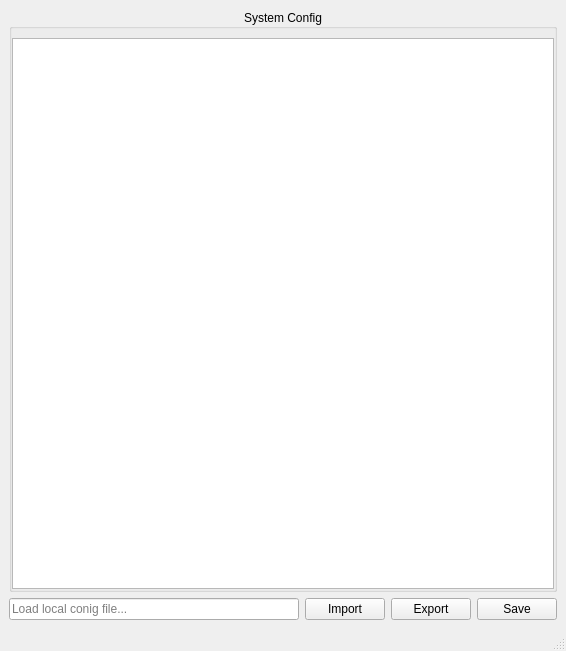
<?xml version="1.0" encoding="UTF-8"?>
<ui version="4.0">
 <class>MainWindow</class>
 <widget class="QMainWindow" name="MainWindow">
  <property name="geometry">
   <rect>
    <x>0</x>
    <y>0</y>
    <width>566</width>
    <height>651</height>
   </rect>
  </property>
  <property name="windowTitle">
   <string>System Config</string>
  </property>
  <widget class="QWidget" name="centralwidget">
   <layout class="QVBoxLayout" name="verticalLayout" stretch="7,1">
    <item>
     <widget class="QGroupBox" name="groupBox">
      <property name="title">
       <string>System Config</string>
      </property>
      <property name="alignment">
       <set>Qt::AlignCenter</set>
      </property>
      <layout class="QHBoxLayout" name="horizontalLayout_3">
       <property name="leftMargin">
        <number>0</number>
       </property>
       <property name="topMargin">
        <number>9</number>
       </property>
       <property name="rightMargin">
        <number>0</number>
       </property>
       <property name="bottomMargin">
        <number>0</number>
       </property>
       <item>
        <widget class="QTreeViewConfig" name="tree_view_config">
         <property name="sortingEnabled">
          <bool>false</bool>
         </property>
         <property name="expandsOnDoubleClick">
          <bool>true</bool>
         </property>
        </widget>
       </item>
      </layout>
     </widget>
    </item>
    <item>
     <layout class="QHBoxLayout" name="horizontalLayout_2" stretch="14,2,0,0">
      <item>
       <widget class="QLineEdit" name="file_edit">
        <property name="inputMask">
         <string/>
        </property>
        <property name="text">
         <string/>
        </property>
        <property name="placeholderText">
         <string>Load local conig file...</string>
        </property>
       </widget>
      </item>
      <item>
       <widget class="QPushButton" name="browse_button">
        <property name="text">
         <string>Import</string>
        </property>
        <property name="icon">
         <iconset>
          <normaloff>_imgs/import.png</normaloff>_imgs/import.png</iconset>
        </property>
       </widget>
      </item>
      <item>
       <widget class="QPushButton" name="import_button">
        <property name="text">
         <string>Export</string>
        </property>
        <property name="icon">
         <iconset>
          <normaloff>_imgs/save_as.png</normaloff>_imgs/save_as.png</iconset>
        </property>
       </widget>
      </item>
      <item>
       <widget class="QPushButton" name="pushButton">
        <property name="text">
         <string>Save</string>
        </property>
        <property name="icon">
         <iconset>
          <normaloff>_imgs/ok.png</normaloff>_imgs/ok.png</iconset>
        </property>
       </widget>
      </item>
     </layout>
    </item>
   </layout>
  </widget>
  <widget class="QStatusBar" name="statusbar"/>
 </widget>
 <customwidgets>
  <customwidget>
   <class>QTreeViewConfig</class>
   <extends>QTreeView</extends>
   <header>.widgets.config.tree_view_config</header>
  </customwidget>
 </customwidgets>
 <resources/>
 <connections>
  <connection>
   <sender>browse_button</sender>
   <signal>clicked()</signal>
   <receiver>MainWindow</receiver>
   <slot>import_config()</slot>
   <hints>
    <hint type="sourcelabel">
     <x>268</x>
     <y>578</y>
    </hint>
    <hint type="destinationlabel">
     <x>322</x>
     <y>-11</y>
    </hint>
   </hints>
  </connection>
  <connection>
   <sender>import_button</sender>
   <signal>clicked()</signal>
   <receiver>MainWindow</receiver>
   <slot>export_config()</slot>
   <hints>
    <hint type="sourcelabel">
     <x>355</x>
     <y>584</y>
    </hint>
    <hint type="destinationlabel">
     <x>491</x>
     <y>634</y>
    </hint>
   </hints>
  </connection>
  <connection>
   <sender>pushButton</sender>
   <signal>clicked()</signal>
   <receiver>MainWindow</receiver>
   <slot>save_config()</slot>
   <hints>
    <hint type="sourcelabel">
     <x>443</x>
     <y>584</y>
    </hint>
    <hint type="destinationlabel">
     <x>492</x>
     <y>575</y>
    </hint>
   </hints>
  </connection>
 </connections>
 <slots>
  <slot>export_config()</slot>
  <slot>save_config()</slot>
  <slot>import_config()</slot>
 </slots>
</ui>
